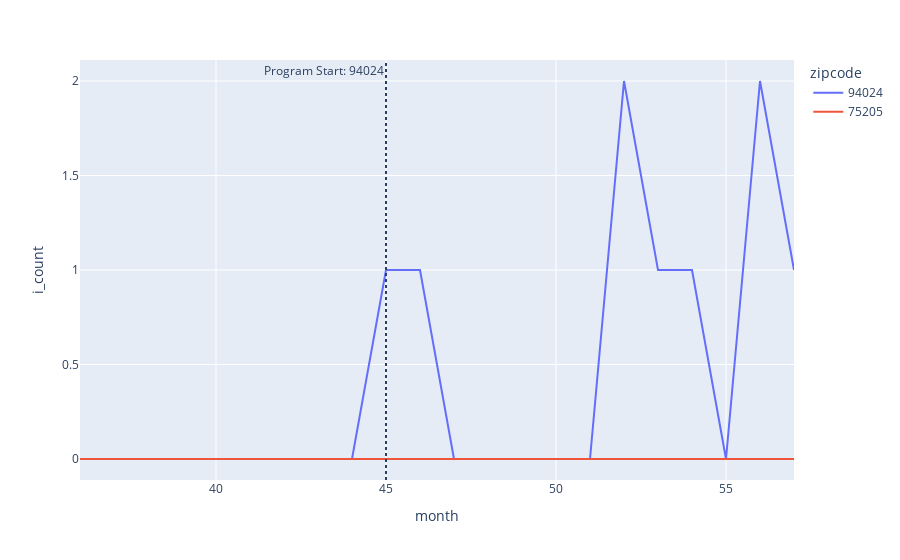

Here is the notebook cell this chart was saved with:
### Code cell
import plotly.express as px 
fig = px.line(dd_df, x='month', y='i_count', color='zipcode')
fig.add_vline(x = month, line_dash = 'dot', annotation_text = 'Program Start: {}'.format(zip_in),annotation_position = 'top left')

### Figure 1 — Plotly figure (JSON) as saved in the notebook; plotly's stock layout.template omitted (floating-point values rounded to 4 significant figures)
{"data": [{"hovertemplate": "zipcode=94024<br>month=%{x}<br>i_count=%{y}<extra></extra>", "legendgroup": "94024", "line": {"color": "#636efa", "dash": "solid"}, "mode": "lines", "name": "94024", "orientation": "v", "showlegend": true, "type": "scatter", "x": [36, 37, 38, 39, 40, 41, 42, 43, 44, 45, 46, 47, 48, 49, 50, 51, 52, 53, 54, 55, 56, 57], "xaxis": "x", "y": [0, 0, 0, 0, 0, 0, 0, 0, 0, 1, 1, 0, 0, 0, 0, 0, 2, 1, 1, 0, 2, 1], "yaxis": "y"}, {"hovertemplate": "zipcode=75205<br>month=%{x}<br>i_count=%{y}<extra></extra>", "legendgroup": "75205", "line": {"color": "#EF553B", "dash": "solid"}, "mode": "lines", "name": "75205", "orientation": "v", "showlegend": true, "type": "scatter", "x": [36, 37, 38, 39, 40, 41, 42, 43, 44, 45, 46, 47, 48, 49, 50, 51, 52, 53, 54, 55, 56, 57], "xaxis": "x", "y": [0, 0, 0, 0, 0, 0, 0, 0, 0, 0, 0, 0, 0, 0, 0, 0, 0, 0, 0, 0, 0, 0], "yaxis": "y"}], "layout": {"annotations": [{"showarrow": false, "text": "Program Start: 94024", "x": 45, "xanchor": "right", "xref": "x", "y": 1, "yanchor": "top", "yref": "y domain"}], "legend": {"title": {"text": "zipcode"}, "tracegroupgap": 0}, "margin": {"t": 60}, "shapes": [{"line": {"dash": "dot"}, "type": "line", "x0": 45, "x1": 45, "xref": "x", "y0": 0, "y1": 1, "yref": "y domain"}], "xaxis": {"anchor": "y", "domain": [0, 1], "title": {"text": "month"}}, "yaxis": {"anchor": "x", "domain": [0, 1], "title": {"text": "i_count"}}}}
